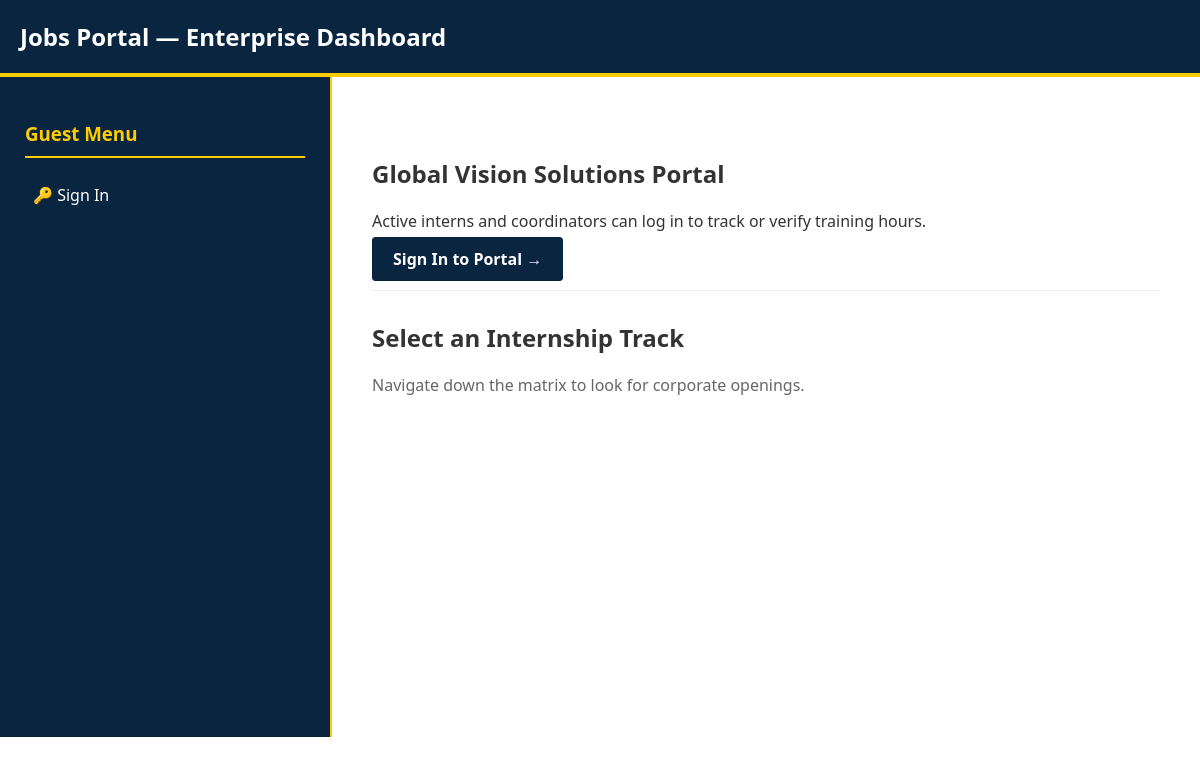
Before: / with the older database file.
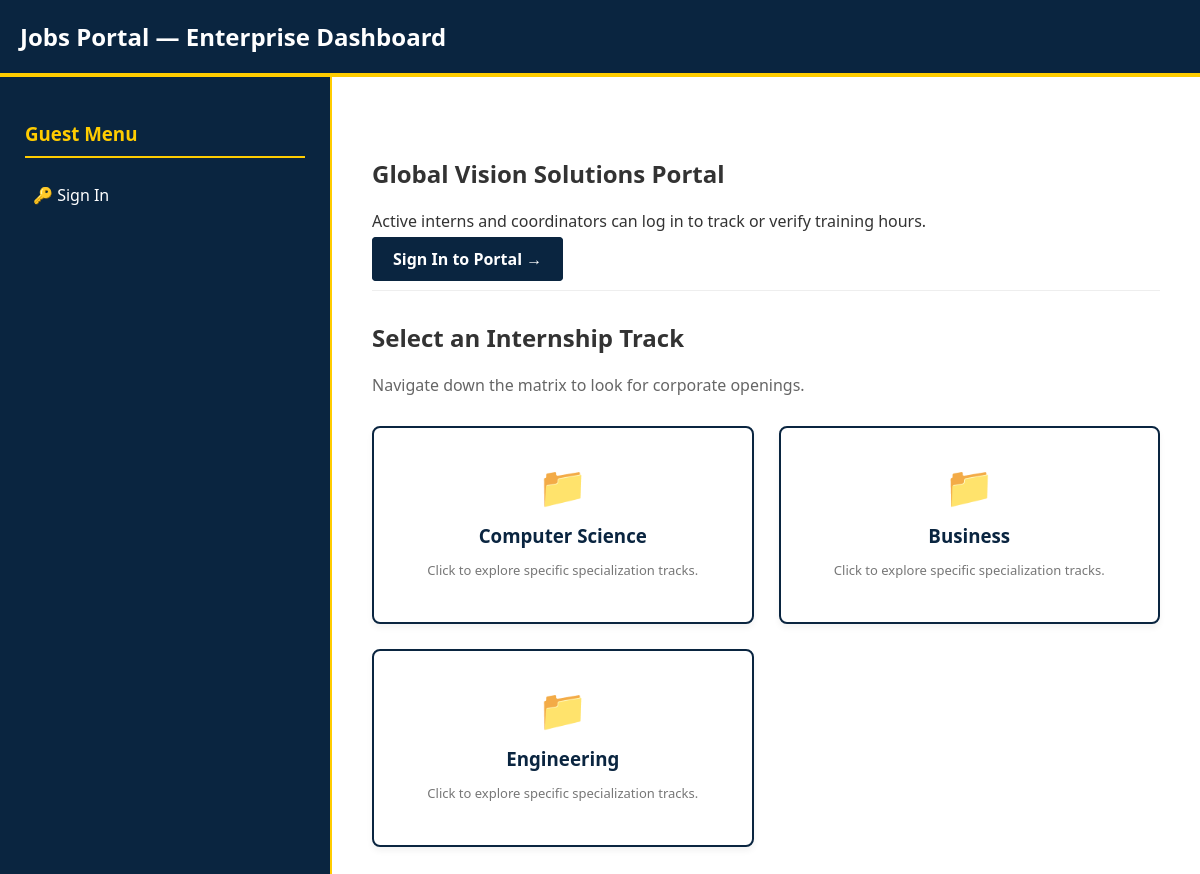
After: the same page with the newer database file.
### student_portal/models.py (models this page shows, shortened)
class Category(models.Model):
    name = models.CharField(max_length=100) # e.g., Computer Science, Business
    icon = models.CharField(max_length=10, default="📁")
    class Meta:
        verbose_name_plural = "Categories"

### student_portal/views.py (the view, shortened to what this page needs)
# urls.py: path('', views.guest_home_view, name='guest_home'),
def guest_home_view(request):
    categories = Category.objects.all()
    return render(request, 'home.html', {'categories': categories, 'is_guest': True})

### student_portal/templates/home.html (shortened to what this page needs)
{% extends 'base.html' %}
{% block content %}
{% if is_guest %}
    <div style="padding: 20px 0; margin-bottom: 30px; border-bottom: 1px solid #eee;">
        <h2>Global Vision Solutions Portal</h2>
        <p>Active interns and coordinators can log in to track or verify training hours.</p>
        <a href="{% url 'login' %}" class="btn-primary" style="text-decoration: none;">Sign In to Portal →</a>
    </div>
{% endif %}
<h2>Select an Internship Track</h2>
<p style="color: #666; margin-bottom: 30px;">Navigate down the matrix to look for corporate openings.</p>
{% if not current_category %}
    <div class="block-grid">
        {% for cat in categories %}
            <div class="visual-block" onclick="location.href='?category={{ cat.id }}'">
                <div style="font-size: 40px; margin-bottom: 10px;">{{ cat.icon }}</div>
                <h3>{{ cat.name }}</h3>
                <p style="font-size: 13px; color: #777;">Click to explore specific specialization tracks.</p>
            </div>
        {% endfor %}
    </div>
{% endif %}
{% endblock %}

### student_portal/templates/base.html (shortened to what this page needs)
{% load static %}
<!DOCTYPE html>
<html lang="en">
<head>
    <link rel="stylesheet" href="{% static 'css/style.css' %}">
</head>
<body>
    <header>
        <h1>Jobs Portal — Enterprise Dashboard</h1>
    </header>
    <div class="main-layout">
        <aside class="admin-sidebar">
            {% if user.is_authenticated %}
                {% if user.is_staff or user.is_superuser or user.userprofile.role == 'admin' %}
                    <h3>Master Admin</h3>
                    <ul>
                        <li><a href="/admin/">⚙️ Site Settings & CMS</a></li>
                        <li><a href="/admin/student_portal/trainingtrack/">💡 Manage Trainings</a></li>
                        <li><a href="/admin/student_portal/university/">🎓 Manage Universities</a></li>
                        <li><a href="{% url 'admin_manage' %}">⚡ Shift Verification</a></li>
                        <li><a href="/admin/student_portal/companyprofile/">🏢 Manage Employers</a></li>
                    </ul>
                {% elif user.userprofile.role == 'company' %}
                    <h3>Employer Console</h3>
                    <ul>
                        <li><a href="{% url 'company_dashboard' %}">📊 Dashboard & Postings</a></li>
                        <li><a href="{% url 'post_internship' %}">➕ Post Internship</a></li>
                    </ul>
                {% else %}
                    <h3>Student Workspace</h3>
                    <ul>
                        <li><a href="{% url 'student_dashboard' %}">📊 Browse Internships</a></li>
                        <li><a href="{% url 'resume_builder' %}">📄 Online CV Builder</a></li>
                        <li><a href="{% url 'attendance_log' %}">⏰ Attendance Ledger</a></li>
                    </ul>
                {% endif %}
                <div style="margin-top: 30px; padding-top: 15px; border-top: 1px solid rgba(255,255,255,0.2);">
                    <p style="font-size: 12px; color: #ffcc00; margin-bottom: 5px;">User: {{ user.username }}</p>
                    <form action="{% url 'logout' %}" method="post" style="display: inline; margin: 0; padding: 0;">
    {% csrf_token %}
    <button type="submit" style="background: none; border: none; color: #ff4d4d; text-decoration: none; font-size: 13px; font-weight: bold; cursor: pointer; padding: 0; font-family: inherit;">✕ Sign Out</button>
</form>
                </div>
            {% else %}
                <h3>Guest Menu</h3>
                <ul>
                    <li><a href="{% url 'login' %}">🔑 Sign In</a></li>
                </ul>
            {% endif %}
        </aside>
        <main class="content">
            {% block content %}{% endblock %}
        </main>
    </div>
</body>
</html>

### student_portal/static/css/style.css (style rules this page uses)
:root { --primary-blue: #0a2540; --accent-yellow: #ffcc00; --clean-white: #ffffff; --text-dark: #333333; --bg-light: #f4f6f9; }
body { margin: 0; font-family: 'Segoe UI', Tahoma, Geneva, Verdana, sans-serif; background-color: var(--clean-white); color: var(--text-dark); }
header { background-color: var(--primary-blue); color: var(--clean-white); padding: 20px; border-bottom: 4px solid var(--accent-yellow); }
header h1 { margin: 0; font-size: 24px; }
.main-layout { display: flex; min-height: calc(100vh - 140px); }
.admin-sidebar { width: 280px; background-color: var(--primary-blue); color: var(--clean-white); padding: 25px; border-right: 2px solid var(--accent-yellow); }
.admin-sidebar h3 { border-bottom: 2px solid var(--accent-yellow); padding-bottom: 10px; color: var(--accent-yellow); }
.admin-sidebar ul { list-style: none; padding: 0; margin: 0; }
.admin-sidebar ul li { margin-bottom: 15px; }
.admin-sidebar ul li a { color: var(--clean-white); text-decoration: none; font-weight: 500; display: block; padding: 8px; border-radius: 4px; }
.content { flex: 1; padding: 40px; background-color: var(--clean-white); }
.block-grid { display: grid; grid-template-columns: repeat(auto-fill, minmax(280px, 1fr)); gap: 25px; margin-top: 20px; }
.visual-block { background-color: var(--clean-white); border: 2px solid var(--primary-blue); border-radius: 8px; padding: 30px; text-align: center; cursor: pointer; box-shadow: 0 4px 6px rgba(0,0,0,0.05); transition: all 0.3s cubic-bezier(0.165, 0.84, 0.44, 1); }
.visual-block h3 { margin: 10px 0; color: var(--primary-blue); }
.btn-primary { background-color: var(--primary-blue); color: var(--clean-white); border: 1px solid var(--primary-blue); padding: 10px 20px; cursor: pointer; border-radius: 4px; font-weight: 600; }

Changed rows visible on the page:
added Category: icon "📁", name "Computer Science"
added Category: icon "📁", name "Business"
added Category: icon "📁", name "Engineering"
